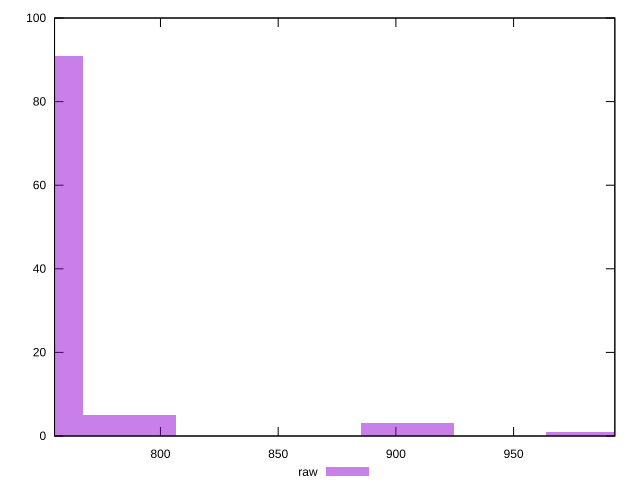

This figure's gnuplot source:
reset

$raw <<EOF
983.5053713471735 1
904.8249416393996 3
786.8042970777389 5
747.4640822238518 91
EOF

set key outside below
set boxwidth 39.34021485388694
set xrange [755:993]
set yrange [0:100]
set trange [0:100]
set style fill transparent solid 0.5 noborder
set terminal svg size 640, 490 enhanced background rgb 'white'
set output "report_00019_2021-02-10T18-14-37.922Z//uses-rel-preload/samples/pages+cached+noadtech/raw/histogram.svg"

plot $raw title "raw" with boxes

reset
